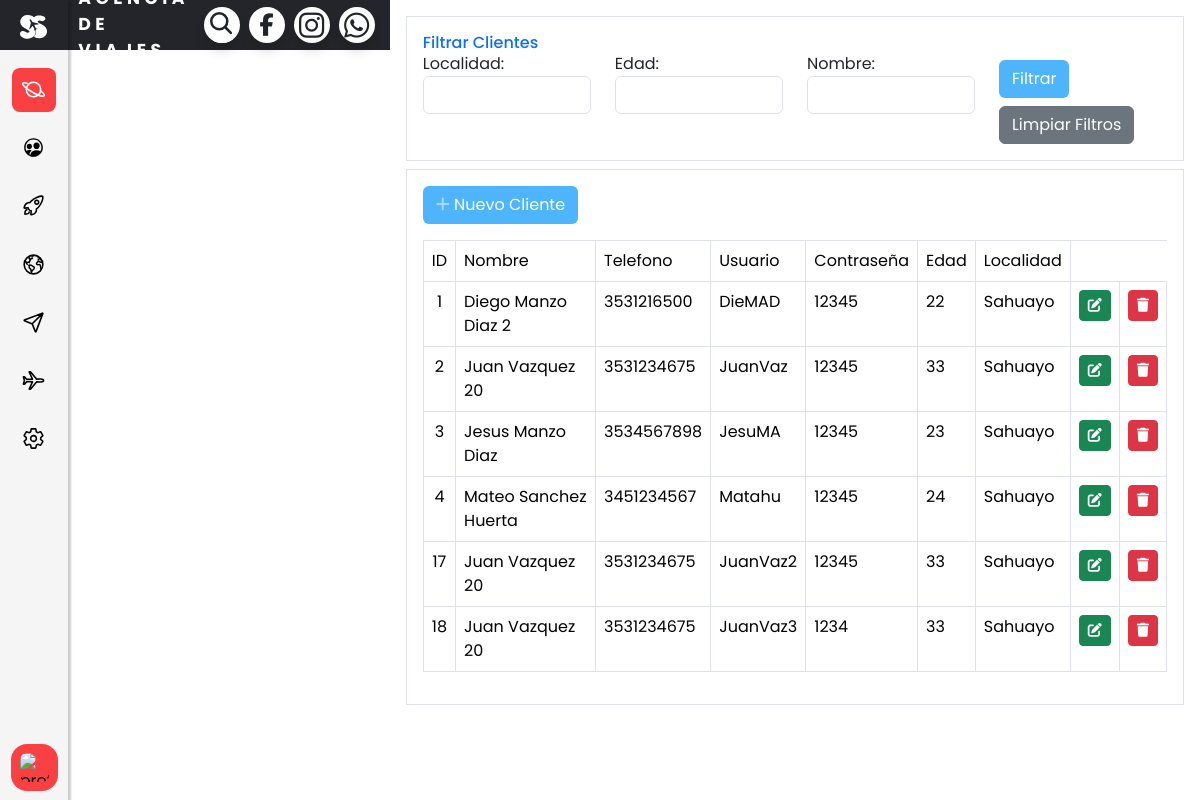
/clientes-list, run on an earlier commit of the app's database.
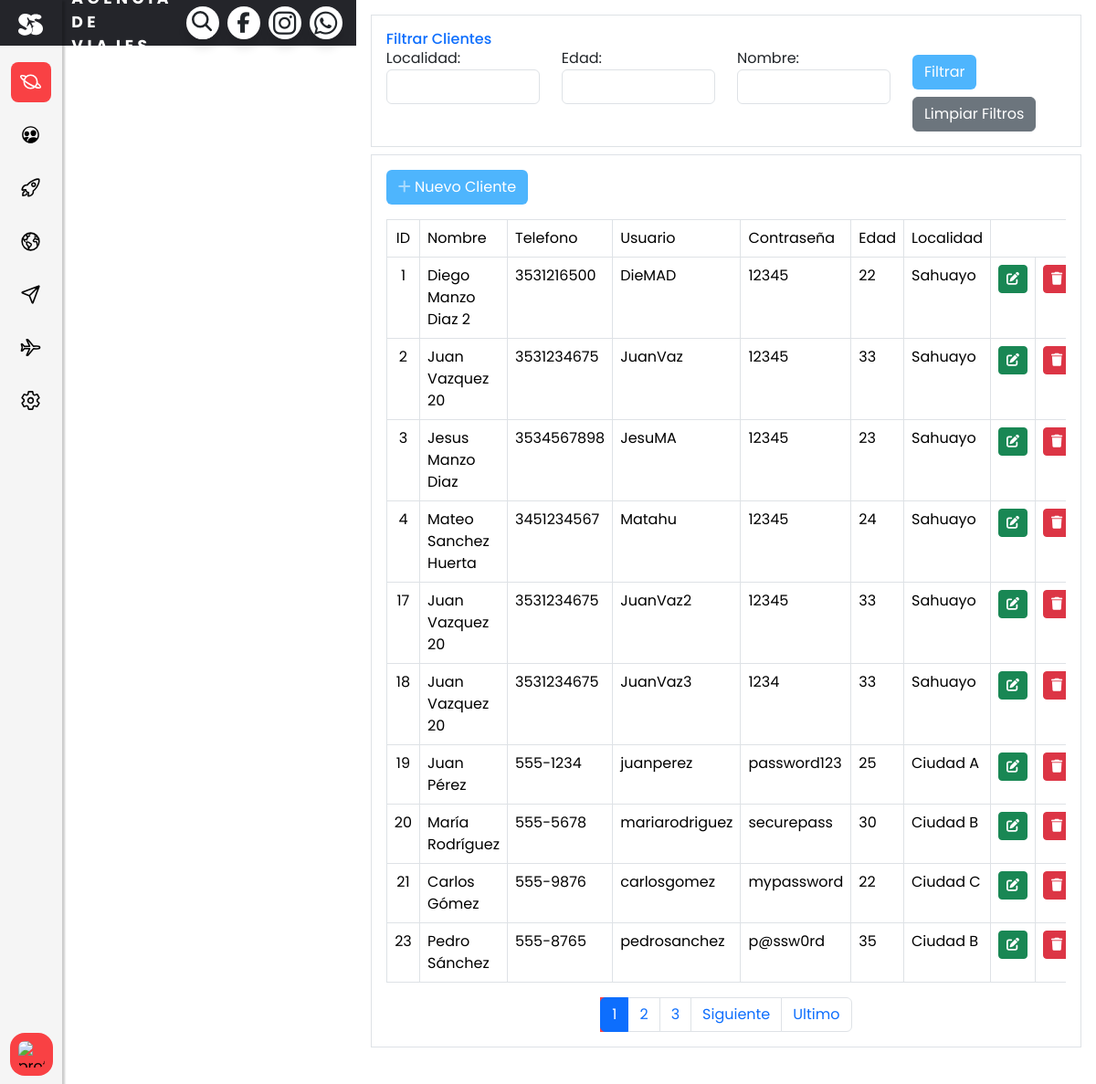
And on a later commit of the database.
### clientes/models.py (models this page shows, shortened)
class Cliente(models.Model):
    idcliente = models.AutoField(primary_key=True, unique=True, blank=False, null=False)
    nombrec = models.CharField(max_length=255, blank=False, null=False)
    telefenoc = models.CharField(max_length=20)
    usuarioc = models.CharField(max_length=50, unique=True, blank=False, null=False)
    passwordc = models.CharField(max_length=100, blank=False, null=False)
    edadc = models.IntegerField()
    localidad = models.CharField(max_length=100)
    imagensrc = models.URLField(max_length=200, blank=True, null=True)

### clientes/views.py (the view)
# urls.py: path('clientes-list', views.ClienteListView.as_view(), name='cliente_list'),
class ClienteListView(ListView):
    template_name = 'clientes/clientes_list.html'
    model = Cliente
    context_object_name = "clientes"
    paginate_by = 10
    def get_queryset(self):
        queryset = super().get_queryset()
        localidad = self.request.GET.get('localidad')
        edad = self.request.GET.get('edad')
        nombre = self.request.GET.get('nombre')
        if localidad:
            queryset = queryset.filter(localidad__icontains=localidad)
        if edad:
            queryset = queryset.filter(edadc=edad)
        if nombre:
            queryset = queryset.filter(nombrec__icontains=nombre)
        return queryset

### clientes/templates/clientes/clientes_list.html (shortened to what the changed rows need)
{% extends 'base/base.html' %}
{% block content %}
                <div class="container-fluid p-3 border  mb-4">
                    <div class="card-body">
                        <div class="table-responsive">
                            <table class="table table-bordered" id="dataTable" width="100%" cellspacing="0">
                                <thead>
                                <tr>
                                    <td class="text-center">ID</td>
                                    <td>Nombre</td>
                                    <td>Telefono</td>
                                    <td>Usuario</td>
                                    <td>Contraseña</td>
                                    <td>Edad</td>
                                    <td>Localidad</td>
                                </tr>
                                </thead>
                                <tbody>
                                {% for cliente in clientes %}
                                <tr>
                                    <td class="text-center">{{ cliente.idcliente }}</td>
                                    <td>{{ cliente.nombrec }}</td>
                                    <td>{{ cliente.telefenoc }}</td>
                                    <td>{{ cliente.usuarioc }}</td>
                                    <td>{{ cliente.passwordc }}</td>
                                    <td>{{ cliente.edadc }}</td>
                                    <td>{{ cliente.localidad }}</td>
                                        <td class="text-center">
                                            <a href="{% url 'clientes:cliente_update' cliente.idcliente %}" class="btn btn-success btn-circle btn-sm">
                                                <i class="fas fa-edit"></i>
                                            </a>
                                        </td>
                                        <td class="text-center">
                                            <a href="{% url 'clientes:eliminar_cliente' cliente.idcliente %}" class="btn btn-danger btn-circle btn-sm">
                                                <i class="fas fa-trash"></i>
                                            </a>
                                        </td>
                                    </tr>
                                {% endfor %}
                                </tbody>
                            </table>
                        </div>
                    <div class="row">
                <div class="col-lg-12">
                    {% if page_obj.has_other_pages %}
                        <nav>
                            <ul class="pagination justify-content-center">
                                {% for page_number in page_obj.paginator.page_range %}
                                    {% if page_number <= page_obj.number|add:3 and page_number >= page_obj.number|add:-3 %}
                                        {% if page_obj.number == page_number %}
                                            <li class="page-item active">
                                                <a class="page-link" href="?page={{ page_number }}">
                                                    {{ page_number }}
                                                </a>
                                            </li>
                                        {% else %}
                                            <li class="page-item">
                                                <a class="page-link" href="?page={{ page_number }}">
                                                    {{ page_number }}
                                                </a>
                                            </li>
                                        {% endif %}
                                    {% endif %}
                                {% endfor %}
                                {% if page_obj.has_next %}
                                    <li class="page-item">
                                        <a class="page-link" href="?page={{ page_obj.next_page_number }}">
                                            Siguiente
                                        </a>
                                    </li>
                                    <li class="page-item">
                                        <a class="page-link" href="?page={{ page_obj.paginator.num_pages }}">
                                            Ultimo
                                        </a>
                                    </li>
                                {% endif %}
                            </ul>
                        </nav>
                    {% endif %}
                </div>
            </div>
            </div>
        </div>
{% endblock content %}

What changed in the data, as far as the page shows it:
added Cliente: idcliente "19", nombrec "Juan Pérez", telefenoc "555-1234", usuarioc "juanperez", passwordc "password123", edadc "25", localidad "Ciudad A"
added Cliente: idcliente "20", nombrec "María Rodríguez", telefenoc "555-5678", usuarioc "mariarodriguez", passwordc "securepass", edadc "30", localidad "Ciudad B"
added Cliente: idcliente "21", nombrec "Carlos Gómez", telefenoc "555-9876", usuarioc "carlosgomez", passwordc "mypassword", edadc "22", localidad "Ciudad C"
added Cliente: idcliente "23", nombrec "Pedro Sánchez", telefenoc "555-8765", usuarioc "pedrosanchez", passwordc "p@ssw0rd", edadc "35", localidad "Ciudad B"
Also different on the page:
new list line: "1"
new list line: "2"
new list line: "3"
text now shown: "Siguiente Ultimo"
